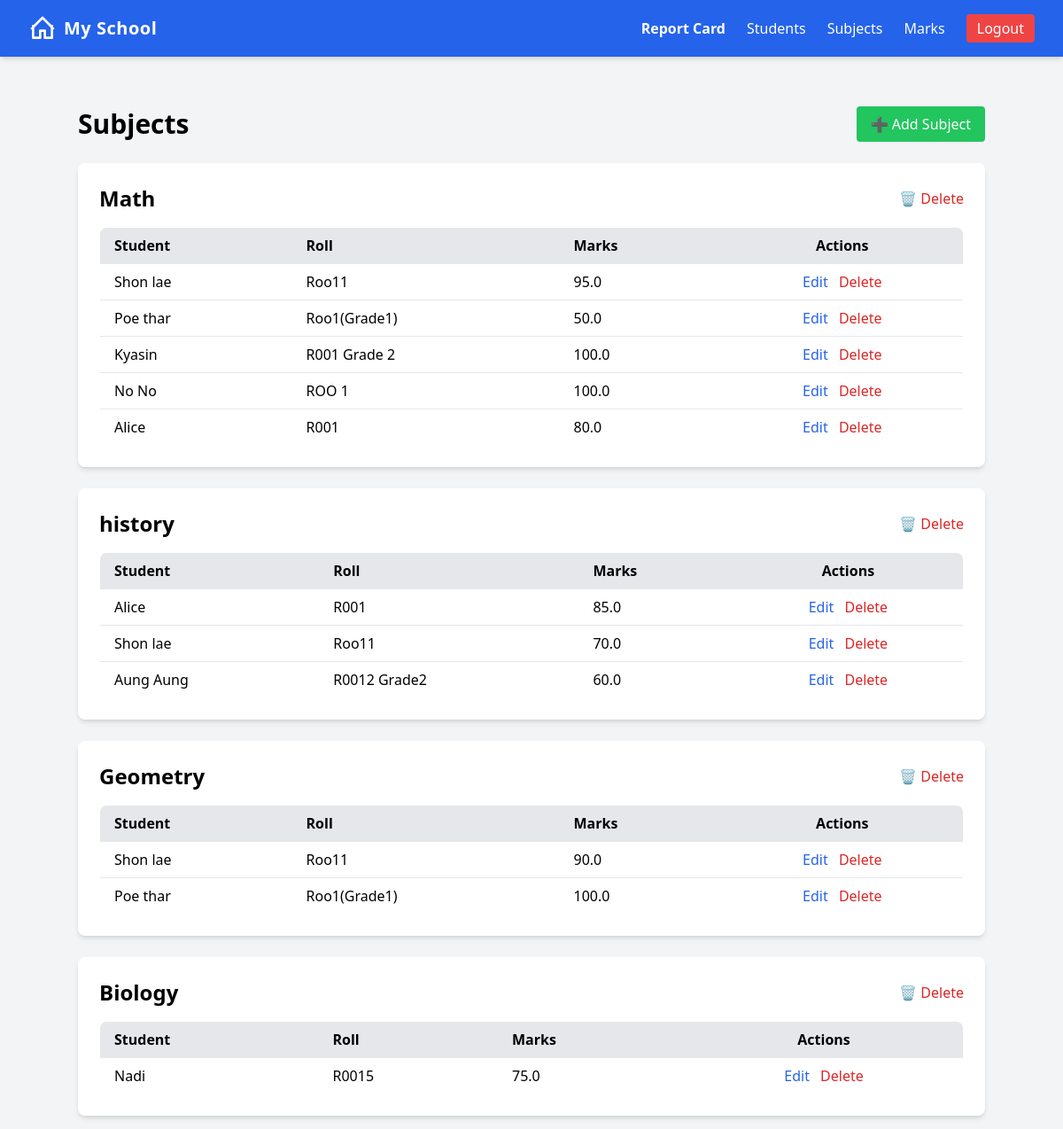
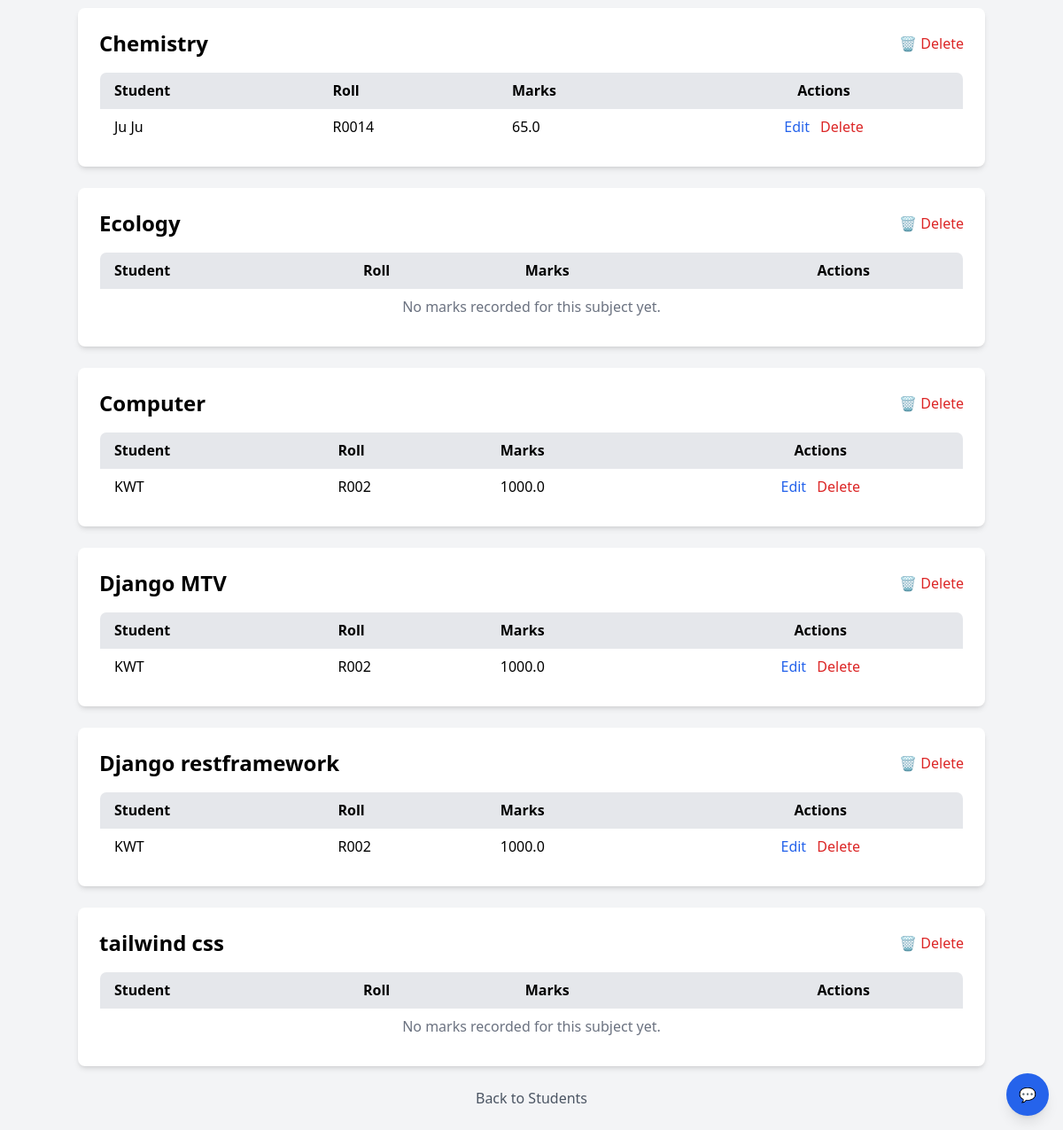
/subjects/ (signed in), run on the app's committed database (2 pictures, top to bottom).
### myapp/models.py (models this page shows, shortened)
class Subject(models.Model):
    name = models.CharField(max_length=100, unique=True)

class Mark(models.Model):
    student = models.ForeignKey(Student, on_delete=models.CASCADE)
    subject = models.ForeignKey(Subject, on_delete=models.CASCADE)
    marks_obtained = models.FloatField()

class Student(models.Model):
    name = models.CharField(max_length=100)
    roll_number = models.CharField(max_length=20, unique=True)

### myapp/views.py (the view)
# urls.py: path('subjects/', views.subject_list, name='subject_list'),
@login_required(login_url='login')
def subject_list(request):
    subjects = Subject.objects.prefetch_related("mark_set__student")
    return render(request, "myapp/subject_list.html", {"subjects": subjects})

### myapp/templates/myapp/subject_list.html (shortened to what this page needs)
{% extends 'myapp/base.html' %}
{% block content %}
<div class="container mx-auto mt-8">
    <div class="flex justify-between items-center mb-6">
        <h1 class="text-3xl font-bold">Subjects</h1>
        <a href="{% url 'subject_create' %}" class="bg-green-500 text-white px-4 py-2 rounded hover:bg-green-600">
            ➕ Add Subject
        </a>
    </div>
{% for subject in subjects %}
<div class="bg-white shadow-md rounded-lg p-6 mb-6">
    <div class="flex justify-between items-center mb-4">
        <h2 class="text-2xl font-semibold">{{ subject.name }}</h2>
        <a href="{% url 'subject_delete' subject.pk %}"
           class="text-red-600 hover:text-red-800 font-medium">
           🗑️ Delete
        </a>
    </div>
    <div class="overflow-x-auto">
        <table class="min-w-full bg-white border border-gray-200 rounded-lg overflow-hidden">
            <thead class="bg-gray-200">
                <tr>
                    <th class="py-2 px-4 border-b text-left">Student</th>
                    <th class="py-2 px-4 border-b text-left">Roll</th>
                    <th class="py-2 px-4 border-b text-left">Marks</th>
                    <th class="py-2 px-4 border-b text-center">Actions</th>
                </tr>
            </thead>
            <tbody>
                {% for mark in subject.mark_set.all %}
                <tr class="border-b hover:bg-gray-100">
                    <td class="py-2 px-4">{{ mark.student.name }}</td>
                    <td class="py-2 px-4">{{ mark.student.roll_number }}</td>
                    <td class="py-2 px-4">{{ mark.marks_obtained }}</td>
                    <td class="py-2 px-4 text-center space-x-2">
                        <a href="{% url 'mark_update' mark.pk %}" class="text-blue-600 hover:underline">Edit</a>
                        <a href="{% url 'mark_delete' mark.pk %}" class="text-red-600 hover:underline">Delete</a>
                    </td>
                </tr>
                {% empty %}
                <tr>
                    <td colspan="4" class="py-2 text-center text-gray-500">
                        No marks recorded for this subject yet.
                    </td>
                </tr>
                {% endfor %}
            </tbody>
        </table>
    </div>
</div>
{% empty %}
<p class="text-center text-gray-500">No subjects yet.</p>
{% endfor %}
<div class="text-center mt-4">
    <a href="{% url 'student_list' %}" class="text-gray-600 hover:underline">Back to Students</a>
</div>
{% endblock %}

### data on the page
Subject: name "Math"
Mark: student.name "Shon lae", student.roll_number "Roo11", marks_obtained "95.0"
Mark: student.name "Poe thar", student.roll_number "Roo1(Grade1)", marks_obtained "50.0"
Mark: student.name "Kyasin", student.roll_number "R001 Grade 2", marks_obtained "100.0"
Mark: student.name "No No", student.roll_number "ROO 1", marks_obtained "100.0"
Mark: student.name "Alice", student.roll_number "R001", marks_obtained "80.0"
Subject: name "history"
Mark: student.name "Alice", student.roll_number "R001", marks_obtained "85.0"
Mark: student.name "Shon lae", student.roll_number "Roo11", marks_obtained "70.0"
Mark: student.name "Aung Aung", student.roll_number "R0012 Grade2", marks_obtained "60.0"
Subject: name "Geometry"
Mark: student.name "Shon lae", student.roll_number "Roo11", marks_obtained "90.0"
Mark: student.name "Poe thar", student.roll_number "Roo1(Grade1)", marks_obtained "100.0"
Subject: name "Biology"
Mark: student.name "Nadi", student.roll_number "R0015", marks_obtained "75.0"
Subject: name "Chemistry"
Mark: student.name "Ju Ju", student.roll_number "R0014", marks_obtained "65.0"
Subject: name "Ecology"
Subject: name "Computer"
Mark: student.name "KWT", student.roll_number "R002", marks_obtained "1000.0"
Subject: name "Django MTV"
Mark: student.name "KWT", student.roll_number "R002", marks_obtained "1000.0"
Subject: name "Django restframework"
Mark: student.name "KWT", student.roll_number "R002", marks_obtained "1000.0"
Subject: name "tailwind css"
